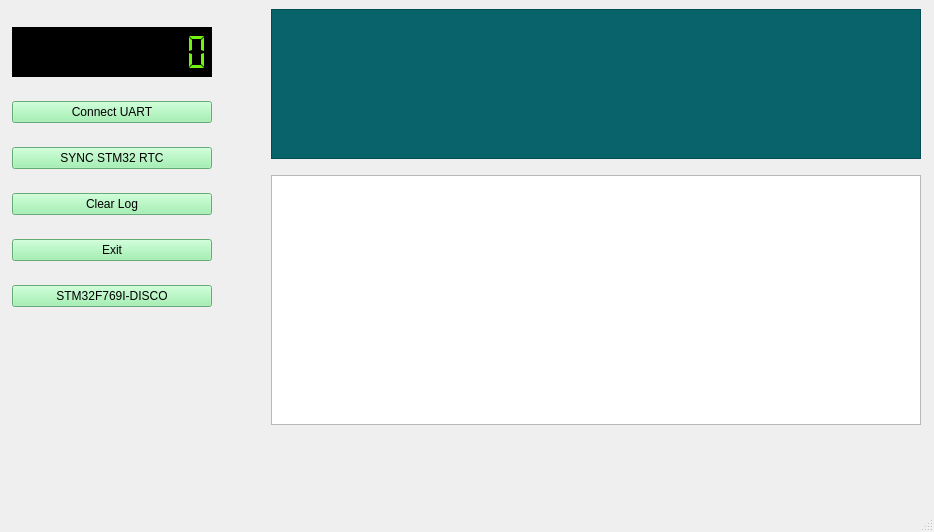
<?xml version="1.0" encoding="UTF-8"?>
<ui version="4.0">
 <class>ParentWindow</class>
 <widget class="QMainWindow" name="ParentWindow">
  <property name="geometry">
   <rect>
    <x>0</x>
    <y>0</y>
    <width>934</width>
    <height>532</height>
   </rect>
  </property>
  <property name="sizePolicy">
   <sizepolicy hsizetype="Minimum" vsizetype="Minimum">
    <horstretch>0</horstretch>
    <verstretch>0</verstretch>
   </sizepolicy>
  </property>
  <property name="windowTitle">
   <string>STM32 UART Interface</string>
  </property>
  <widget class="QWidget" name="centralwidget">
   <layout class="QHBoxLayout" name="horizontalLayout">
    <item>
     <layout class="QVBoxLayout" name="verticalLayout">
      <property name="sizeConstraint">
       <enum>QLayout::SetNoConstraint</enum>
      </property>
      <item>
       <widget class="QLCDNumber" name="pLcdTime">
        <property name="sizePolicy">
         <sizepolicy hsizetype="Fixed" vsizetype="Fixed">
          <horstretch>0</horstretch>
          <verstretch>0</verstretch>
         </sizepolicy>
        </property>
        <property name="minimumSize">
         <size>
          <width>200</width>
          <height>50</height>
         </size>
        </property>
        <property name="maximumSize">
         <size>
          <width>200</width>
          <height>50</height>
         </size>
        </property>
        <property name="styleSheet">
         <string notr="true">background-color: rgb(0, 0, 0);
color: rgb(114, 244, 12);
font: 10pt &quot;Ubuntu&quot;;</string>
        </property>
        <property name="digitCount">
         <number>10</number>
        </property>
        <property name="segmentStyle">
         <enum>QLCDNumber::Flat</enum>
        </property>
       </widget>
      </item>
      <item>
       <widget class="QPushButton" name="pConnectUART">
        <property name="enabled">
         <bool>true</bool>
        </property>
        <property name="minimumSize">
         <size>
          <width>200</width>
          <height>0</height>
         </size>
        </property>
        <property name="maximumSize">
         <size>
          <width>200</width>
          <height>16777215</height>
         </size>
        </property>
        <property name="autoFillBackground">
         <bool>false</bool>
        </property>
        <property name="styleSheet">
         <string notr="true">background-color: rgb(143, 240, 164);</string>
        </property>
        <property name="text">
         <string>Connect UART</string>
        </property>
       </widget>
      </item>
      <item>
       <widget class="QPushButton" name="pSendNtpEpoch">
        <property name="enabled">
         <bool>true</bool>
        </property>
        <property name="sizePolicy">
         <sizepolicy hsizetype="Fixed" vsizetype="Fixed">
          <horstretch>0</horstretch>
          <verstretch>0</verstretch>
         </sizepolicy>
        </property>
        <property name="minimumSize">
         <size>
          <width>200</width>
          <height>0</height>
         </size>
        </property>
        <property name="maximumSize">
         <size>
          <width>200</width>
          <height>16777215</height>
         </size>
        </property>
        <property name="autoFillBackground">
         <bool>false</bool>
        </property>
        <property name="styleSheet">
         <string notr="true">background-color: rgb(143, 240, 164);</string>
        </property>
        <property name="text">
         <string>SYNC STM32 RTC</string>
        </property>
       </widget>
      </item>
      <item>
       <widget class="QPushButton" name="pClearLog">
        <property name="enabled">
         <bool>true</bool>
        </property>
        <property name="minimumSize">
         <size>
          <width>200</width>
          <height>0</height>
         </size>
        </property>
        <property name="maximumSize">
         <size>
          <width>200</width>
          <height>16777215</height>
         </size>
        </property>
        <property name="autoFillBackground">
         <bool>false</bool>
        </property>
        <property name="styleSheet">
         <string notr="true">background-color: rgb(143, 240, 164);</string>
        </property>
        <property name="text">
         <string>Clear Log</string>
        </property>
       </widget>
      </item>
      <item>
       <widget class="QPushButton" name="pExit">
        <property name="enabled">
         <bool>true</bool>
        </property>
        <property name="sizePolicy">
         <sizepolicy hsizetype="Fixed" vsizetype="Fixed">
          <horstretch>0</horstretch>
          <verstretch>0</verstretch>
         </sizepolicy>
        </property>
        <property name="minimumSize">
         <size>
          <width>200</width>
          <height>0</height>
         </size>
        </property>
        <property name="maximumSize">
         <size>
          <width>200</width>
          <height>16777215</height>
         </size>
        </property>
        <property name="autoFillBackground">
         <bool>false</bool>
        </property>
        <property name="styleSheet">
         <string notr="true">background-color: rgb(143, 240, 164);</string>
        </property>
        <property name="text">
         <string>Exit</string>
        </property>
       </widget>
      </item>
      <item>
       <widget class="QPushButton" name="pTxTimeFrame">
        <property name="enabled">
         <bool>true</bool>
        </property>
        <property name="sizePolicy">
         <sizepolicy hsizetype="Fixed" vsizetype="Fixed">
          <horstretch>0</horstretch>
          <verstretch>0</verstretch>
         </sizepolicy>
        </property>
        <property name="minimumSize">
         <size>
          <width>200</width>
          <height>0</height>
         </size>
        </property>
        <property name="maximumSize">
         <size>
          <width>200</width>
          <height>16777215</height>
         </size>
        </property>
        <property name="autoFillBackground">
         <bool>false</bool>
        </property>
        <property name="styleSheet">
         <string notr="true">background-color: rgb(143, 240, 164);</string>
        </property>
        <property name="text">
         <string>STM32F769I-DISCO</string>
        </property>
       </widget>
      </item>
      <item>
       <widget class="QLabel" name="label">
        <property name="sizePolicy">
         <sizepolicy hsizetype="Fixed" vsizetype="Fixed">
          <horstretch>0</horstretch>
          <verstretch>0</verstretch>
         </sizepolicy>
        </property>
        <property name="minimumSize">
         <size>
          <width>200</width>
          <height>150</height>
         </size>
        </property>
        <property name="maximumSize">
         <size>
          <width>200</width>
          <height>150</height>
         </size>
        </property>
        <property name="text">
         <string/>
        </property>
        <property name="pixmap">
         <pixmap>../../Pictures/india-flag-round-icon-256.png</pixmap>
        </property>
       </widget>
      </item>
     </layout>
    </item>
    <item>
     <spacer name="horizontalSpacer">
      <property name="orientation">
       <enum>Qt::Horizontal</enum>
      </property>
      <property name="sizeType">
       <enum>QSizePolicy::Fixed</enum>
      </property>
      <property name="sizeHint" stdset="0">
       <size>
        <width>50</width>
        <height>10</height>
       </size>
      </property>
     </spacer>
    </item>
    <item>
     <layout class="QVBoxLayout" name="verticalLayout_2">
      <item>
       <widget class="QTextEdit" name="pConStatus">
        <property name="enabled">
         <bool>true</bool>
        </property>
        <property name="sizePolicy">
         <sizepolicy hsizetype="Fixed" vsizetype="Fixed">
          <horstretch>2</horstretch>
          <verstretch>0</verstretch>
         </sizepolicy>
        </property>
        <property name="minimumSize">
         <size>
          <width>650</width>
          <height>150</height>
         </size>
        </property>
        <property name="maximumSize">
         <size>
          <width>650</width>
          <height>150</height>
         </size>
        </property>
        <property name="styleSheet">
         <string notr="true">background-color: rgb(8, 99, 107);
color: rgb(98, 249, 14);</string>
        </property>
       </widget>
      </item>
      <item>
       <spacer name="verticalSpacer_2">
        <property name="orientation">
         <enum>Qt::Vertical</enum>
        </property>
        <property name="sizeType">
         <enum>QSizePolicy::Fixed</enum>
        </property>
        <property name="sizeHint" stdset="0">
         <size>
          <width>20</width>
          <height>10</height>
         </size>
        </property>
       </spacer>
      </item>
      <item>
       <widget class="QTextEdit" name="pLogWindow">
        <property name="sizePolicy">
         <sizepolicy hsizetype="Fixed" vsizetype="Fixed">
          <horstretch>0</horstretch>
          <verstretch>0</verstretch>
         </sizepolicy>
        </property>
        <property name="minimumSize">
         <size>
          <width>650</width>
          <height>250</height>
         </size>
        </property>
        <property name="maximumSize">
         <size>
          <width>650</width>
          <height>250</height>
         </size>
        </property>
       </widget>
      </item>
      <item>
       <spacer name="verticalSpacer_3">
        <property name="orientation">
         <enum>Qt::Vertical</enum>
        </property>
        <property name="sizeHint" stdset="0">
         <size>
          <width>20</width>
          <height>40</height>
         </size>
        </property>
       </spacer>
      </item>
     </layout>
    </item>
   </layout>
  </widget>
  <widget class="QMenuBar" name="menubar">
   <property name="geometry">
    <rect>
     <x>0</x>
     <y>0</y>
     <width>934</width>
     <height>22</height>
    </rect>
   </property>
  </widget>
  <widget class="QStatusBar" name="statusbar"/>
 </widget>
 <resources/>
 <connections/>
</ui>
